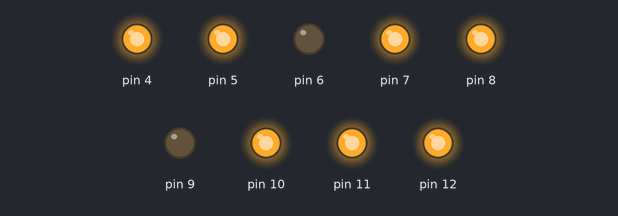
The sketch below on a simulated Arduino Uno, built with avr-gcc and run on an emulated ATmega328P. Parts: output pins drawn as LEDs (lit = HIGH).

Above: at 0.5 s.
At 1.5 s:
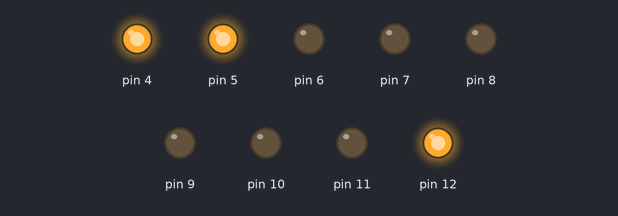
At 2.5 s:
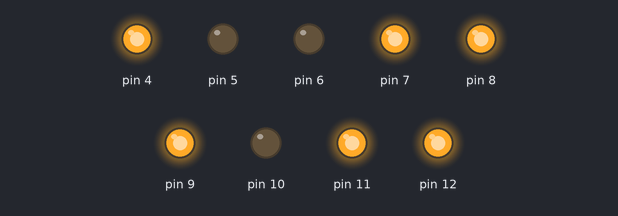
At 4.5 s:
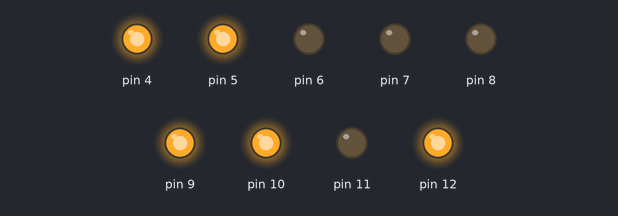
At 6.5 s:
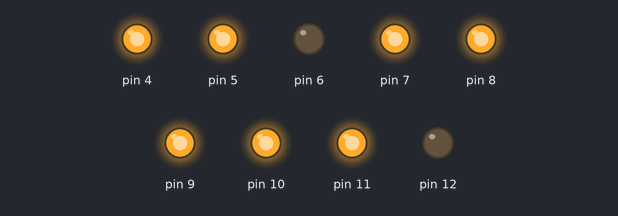
At 9.5 s:
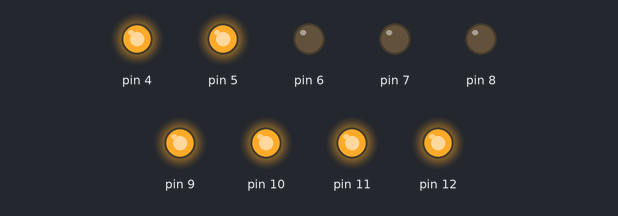
Timing chart, 0 to 11.5 s (numbered marks = the images above):
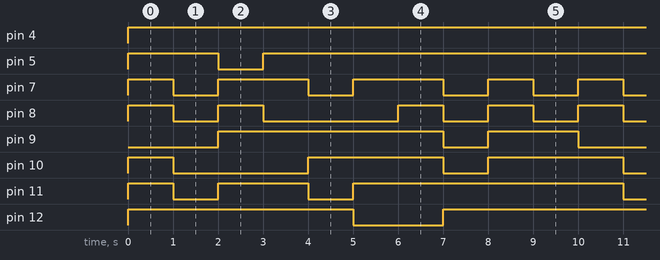

Measured:
- by itself, pin 4: LOW → HIGH at 0.00 s
- by itself, pin 5: repeats every 10.0 s: LOW 1.0 s, HIGH 9.0 s
- by itself, pin 7: repeats every 10.0 s: 2 × (LOW 1.0 s, HIGH 2.0 s), 2 × (LOW 1.0 s, HIGH 1.0 s)
- by itself, pin 8: repeats every 10.0 s: LOW 1.0 s, HIGH 1.0 s, LOW 3.0 s, 2 × (HIGH 1.0 s, LOW 1.0 s), HIGH 1.0 s
- by itself, pin 9: repeats every 10.0 s: LOW 1.0 s, HIGH 2.0 s, LOW 2.0 s, HIGH 5.0 s
- by itself, pin 10: repeats every 10.0 s: LOW 3.0 s, HIGH 3.0 s, LOW 1.0 s, HIGH 3.0 s
- by itself, pin 11: repeats every 10.0 s: LOW 1.0 s, HIGH 2.0 s, LOW 1.0 s, HIGH 6.0 s
- by itself, pin 12: repeats every 10.0 s: LOW 2.0 s, HIGH 8.0 s

The sketch:

DISPLAY.ino
```cpp
void setup() {
  Serial.begin(9600);
  pinMode(4, OUTPUT);
  pinMode(5, OUTPUT);
  pinMode(6, OUTPUT);
  pinMode(7, OUTPUT);
  pinMode(8, OUTPUT);
  pinMode(9, OUTPUT);
  pinMode(10, OUTPUT);
  pinMode(11, OUTPUT);
  pinMode(12, OUTPUT);
}

void loop() {
  // ponto
  digitalWrite(4,HIGH);

  //número 0
  digitalWrite(5,HIGH);
  digitalWrite(7,HIGH);
  digitalWrite(8,HIGH);
  digitalWrite(10,HIGH);
  digitalWrite(11,HIGH);
  digitalWrite(12,HIGH);
  delay(1000);
  digitalWrite(5,LOW);
  digitalWrite(7,LOW);
  digitalWrite(8,LOW);
  digitalWrite(9,LOW);
  digitalWrite(10,LOW);
  digitalWrite(11,LOW);
  digitalWrite(12,LOW);

  // número 1
  digitalWrite(5,HIGH);
  digitalWrite(12,HIGH);
  delay(1000);
  digitalWrite(5,LOW);
  digitalWrite(12,LOW);

  // número 2
  digitalWrite(7,HIGH);
  digitalWrite(8,HIGH);
  digitalWrite(9,HIGH);
  digitalWrite(11,HIGH);
  digitalWrite(12,HIGH);
  delay(1000);
  digitalWrite(7,LOW);
  digitalWrite(8,LOW);
  digitalWrite(9,LOW);
  digitalWrite(11,LOW);
  digitalWrite(12,LOW);

  // número 3
  digitalWrite(5,HIGH);
  digitalWrite(7,HIGH);
  digitalWrite(9,HIGH);
  digitalWrite(11,HIGH);
  digitalWrite(12,HIGH);
  delay(1000);
  digitalWrite(5,LOW);
  digitalWrite(7,LOW);
  digitalWrite(9,LOW);
  digitalWrite(11,LOW);
  digitalWrite(12,LOW);

  //número 4
  digitalWrite(5,HIGH);
  digitalWrite(9,HIGH);
  digitalWrite(10,HIGH);
  digitalWrite(12,HIGH);
  delay(1000);
  digitalWrite(5,LOW);
  digitalWrite(9,LOW);
  digitalWrite(10,LOW);
  digitalWrite(12,LOW);

  //número 5
  digitalWrite(5,HIGH);
  digitalWrite(7,HIGH);
  digitalWrite(9,HIGH);
  digitalWrite(10,HIGH);
  digitalWrite(11,HIGH);
  delay(1000);
  digitalWrite(5,LOW);
  digitalWrite(7,LOW);
  digitalWrite(9,LOW);
  digitalWrite(10,LOW);
  digitalWrite(11,LOW);

  //número 6
  digitalWrite(5,HIGH);
  digitalWrite(7,HIGH);
  digitalWrite(8,HIGH);
  digitalWrite(9,HIGH);
  digitalWrite(10,HIGH);
  digitalWrite(11,HIGH);
  delay(1000);
  digitalWrite(5,LOW);
  digitalWrite(7,LOW);
  digitalWrite(8,LOW);
  digitalWrite(9,LOW);
  digitalWrite(10,LOW);
  digitalWrite(11,LOW);

  // número 7
  digitalWrite(5,HIGH);
  digitalWrite(11,HIGH);
  digitalWrite(12,HIGH);
  delay(1000);
  digitalWrite(5,LOW);
  digitalWrite(11,LOW);
  digitalWrite(12,LOW);

  //número 8
  digitalWrite(5,HIGH);
  digitalWrite(7,HIGH);
  digitalWrite(8,HIGH);
  digitalWrite(9,HIGH);
  digitalWrite(10,HIGH);
  digitalWrite(11,HIGH);
  digitalWrite(12,HIGH);
  delay(1000);
  digitalWrite(5,LOW);
  digitalWrite(7,LOW);
  digitalWrite(8,LOW);
  digitalWrite(9,LOW);
  digitalWrite(10,LOW);
  digitalWrite(11,LOW);
  digitalWrite(12,LOW);

  // número 9
  digitalWrite(5,HIGH);
  digitalWrite(9,HIGH);
  digitalWrite(10,HIGH);
  digitalWrite(11,HIGH);
  digitalWrite(12,HIGH);
  delay(1000);
  digitalWrite(5,LOW);
  digitalWrite(9,LOW);
  digitalWrite(10,LOW);
  digitalWrite(11,LOW);
  digitalWrite(12,LOW);


}
```
